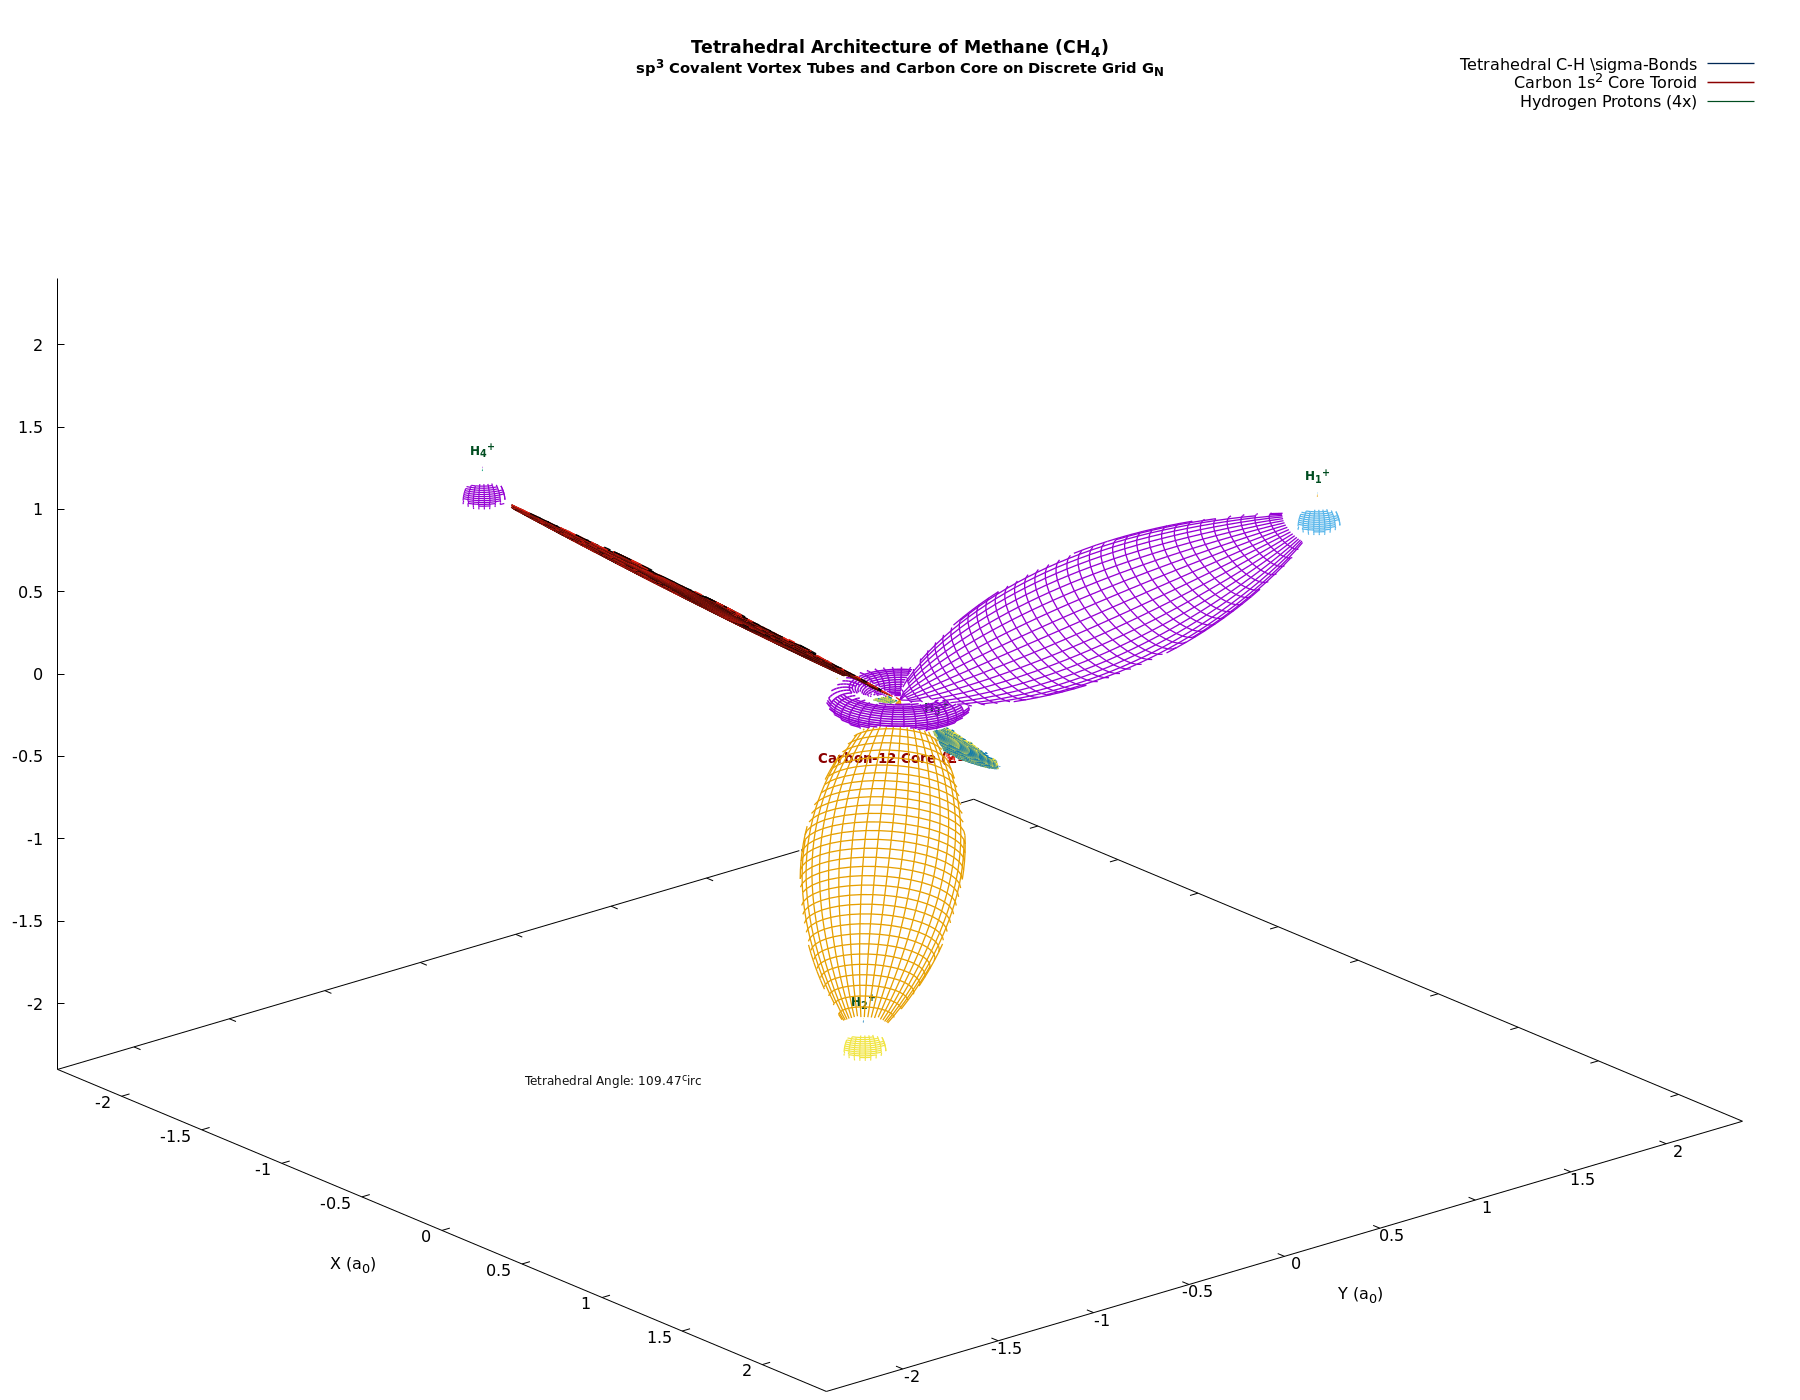

The gnuplot source for this figure:
# Gnuplot script: 3D High-Detail Wireframe Snapshot of Methane (CH4)
# Depicts the discrete electromagnetic architecture of the tetrahedral CH4 molecule on G_N:
# - Central Carbon-12 nucleus with 1s^2 core current toroid
# - Four sp3-hybridized tetrahedral C-H covalent bonding tubes (bond angle = 109.47 deg)
# - Four peripheral Hydrogen proton screening wells
# Pure wireframe meshwork with hidden-line removal; no surface shading.

reset

if (exists("OUTFILE")) {
    set terminal pngcairo size 1800,1400 font "Sans,12"
    set output OUTFILE
}

set title "Tetrahedral Architecture of Methane (CH_4)\n{/*0.85sp^3 Covalent Vortex Tubes and Carbon Core on Discrete Grid G_N}" font "Sans-Bold,13" offset 0,-0.5

set parametric
set hidden3d
unset pm3d
set surface

set isosamples 40, 40
set urange [0:2*pi]
set vrange [0:2*pi]

set xlabel "X (a_0)" offset -1,-0.5
set ylabel "Y (a_0)" offset 1,-0.5
set zlabel "Z (a_0)" offset 1,0
set xrange [-2.4:2.4]
set yrange [-2.4:2.4]
set zrange [-2.4:2.4]
set xyplane at -2.4
set view 62, 50, 1.2, 1.0

# Physical constants in atomic units (a_0 ~ 0.529177 Angstrom)
# C-H bond length d_CH = 2.06 a_0 (~1.09 Angstrom)
d_CH = 2.06
inv_sqrt3 = 1.0 / sqrt(3.0)

# Tetrahedral vertex coordinates for 4 Protons
# H1: (+1, +1, +1)
x_H1 = d_CH * inv_sqrt3 *  1.0
y_H1 = d_CH * inv_sqrt3 *  1.0
z_H1 = d_CH * inv_sqrt3 *  1.0

# H2: (+1, -1, -1)
x_H2 = d_CH * inv_sqrt3 *  1.0
y_H2 = d_CH * inv_sqrt3 * -1.0
z_H2 = d_CH * inv_sqrt3 * -1.0

# H3: (-1, +1, -1)
x_H3 = d_CH * inv_sqrt3 * -1.0
y_H3 = d_CH * inv_sqrt3 *  1.0
z_H3 = d_CH * inv_sqrt3 * -1.0

# H4: (-1, -1, +1)
x_H4 = d_CH * inv_sqrt3 * -1.0
y_H4 = d_CH * inv_sqrt3 * -1.0
z_H4 = d_CH * inv_sqrt3 *  1.0

# 1. Carbon 1s^2 Inner Core Current Toroid at Origin
r_C_core_maj = 0.22
r_C_core_min = 0.08
x_C_core(u, v) = (r_C_core_maj + r_C_core_min * cos(v)) * cos(u)
y_C_core(u, v) = (r_C_core_maj + r_C_core_min * cos(v)) * sin(u)
z_C_core(u, v) = r_C_core_min * sin(v)

# 2. Parametric Tetrahedral C-H Covalent Bonding Tubes
u_norm(u) = u / (2.0 * pi)
# Tapered bond radius: narrower near nuclei, bulging at intermediate valence zone
r_tube(u) = 0.30 * (sin(u_norm(u) * pi)**0.70) * (1.0 + 0.18 * (1.0 - u_norm(u)))

# Normal vector basis for tube 1 (along +1, +1, +1)
# Orthogonal unit vectors in transverse plane of bond 1
x_t1(u, v) = u_norm(u)*x_H1 + r_tube(u)*(cos(v)*(-inv_sqrt3*sqrt(2.0)) + sin(v)*(0.0))
y_t1(u, v) = u_norm(u)*y_H1 + r_tube(u)*(cos(v)*(inv_sqrt3/sqrt(2.0)) + sin(v)*(1.0/sqrt(2.0)))
z_t1(u, v) = u_norm(u)*z_H1 + r_tube(u)*(cos(v)*(inv_sqrt3/sqrt(2.0)) - sin(v)*(1.0/sqrt(2.0)))

x_t2(u, v) = u_norm(u)*x_H2 + r_tube(u)*(cos(v)*(-inv_sqrt3*sqrt(2.0)) + sin(v)*(0.0))
y_t2(u, v) = u_norm(u)*y_H2 + r_tube(u)*(cos(v)*(-inv_sqrt3/sqrt(2.0)) + sin(v)*(1.0/sqrt(2.0)))
z_t2(u, v) = u_norm(u)*z_H2 + r_tube(u)*(cos(v)*(-inv_sqrt3/sqrt(2.0)) - sin(v)*(1.0/sqrt(2.0)))

x_t3(u, v) = u_norm(u)*x_H3 + r_tube(u)*(cos(v)*(inv_sqrt3*sqrt(2.0)) + sin(v)*(0.0))
y_t3(u, v) = u_norm(u)*y_H3 + r_tube(u)*(cos(v)*(inv_sqrt3/sqrt(2.0)) + sin(v)*(1.0/sqrt(2.0)))
z_t3(u, v) = u_norm(u)*z_H3 + r_tube(u)*(cos(v)*(-inv_sqrt3/sqrt(2.0)) - sin(v)*(1.0/sqrt(2.0)))

x_t4(u, v) = u_norm(u)*x_H4 + r_tube(u)*(cos(v)*(inv_sqrt3*sqrt(2.0)) + sin(v)*(0.0))
y_t4(u, v) = u_norm(u)*y_H4 + r_tube(u)*(cos(v)*(-inv_sqrt3/sqrt(2.0)) + sin(v)*(1.0/sqrt(2.0)))
z_t4(u, v) = u_norm(u)*z_H4 + r_tube(u)*(cos(v)*(inv_sqrt3/sqrt(2.0)) - sin(v)*(1.0/sqrt(2.0)))

# 3. Four Proton Screening Spheres
r_p = 0.14
x_p(u, v, x0) = x0 + r_p * sin(u/2.0) * cos(v)
y_p(u, v, y0) = y0 + r_p * sin(u/2.0) * sin(v)
z_p(u, v, z0) = z0 + r_p * cos(u/2.0)

# Wireframe Line Styles
set style line 1 lc rgb "#002855" lw 1.3   # Deep blue: Tetrahedral C-H covalent bonding tubes
set style line 2 lc rgb "#8b0000" lw 1.5   # Red: Carbon core 1s^2 toroid
set style line 3 lc rgb "#004d20" lw 1.2   # Green: Hydrogen proton loci

# Labels
set label 1 "Carbon-12 Core (Z=6)" at 0, 0, -0.35 center font "Sans-Bold,10" tc rgb "#8b0000"
set label 2 "H_1^+" at x_H1, y_H1, z_H1+0.25 center font "Sans-Bold,9" tc rgb "#004d20"
set label 3 "H_2^+" at x_H2, y_H2, z_H2+0.25 center font "Sans-Bold,9" tc rgb "#004d20"
set label 4 "H_3^+" at x_H3, y_H3, z_H3+0.25 center font "Sans-Bold,9" tc rgb "#004d20"
set label 5 "H_4^+" at x_H4, y_H4, z_H4+0.25 center font "Sans-Bold,9" tc rgb "#004d20"
set label 6 "Tetrahedral Angle: 109.47^\circ" at 0, -1.5, -1.8 center font "Sans,9" tc rgb "#111111"

splot x_t1(u, v), y_t1(u, v), z_t1(u, v) with lines ls 1 title "Tetrahedral C-H \\sigma-Bonds", \
      x_t2(u, v), y_t2(u, v), z_t2(u, v) with lines ls 1 notitle, \
      x_t3(u, v), y_t3(u, v), z_t3(u, v) with lines ls 1 notitle, \
      x_t4(u, v), y_t4(u, v), z_t4(u, v) with lines ls 1 notitle, \
      x_C_core(u, v), y_C_core(u, v), z_C_core(u, v) with lines ls 2 title "Carbon 1s^2 Core Toroid", \
      x_p(u, v, x_H1), y_p(u, v, y_H1), z_p(u, v, z_H1) with lines ls 3 title "Hydrogen Protons (4x)", \
      x_p(u, v, x_H2), y_p(u, v, y_H2), z_p(u, v, z_H2) with lines ls 3 notitle, \
      x_p(u, v, x_H3), y_p(u, v, y_H3), z_p(u, v, z_H3) with lines ls 3 notitle, \
      x_p(u, v, x_H4), y_p(u, v, y_H4), z_p(u, v, z_H4) with lines ls 3 notitle

if (!exists("OUTFILE")) {
    pause mouse close
}
